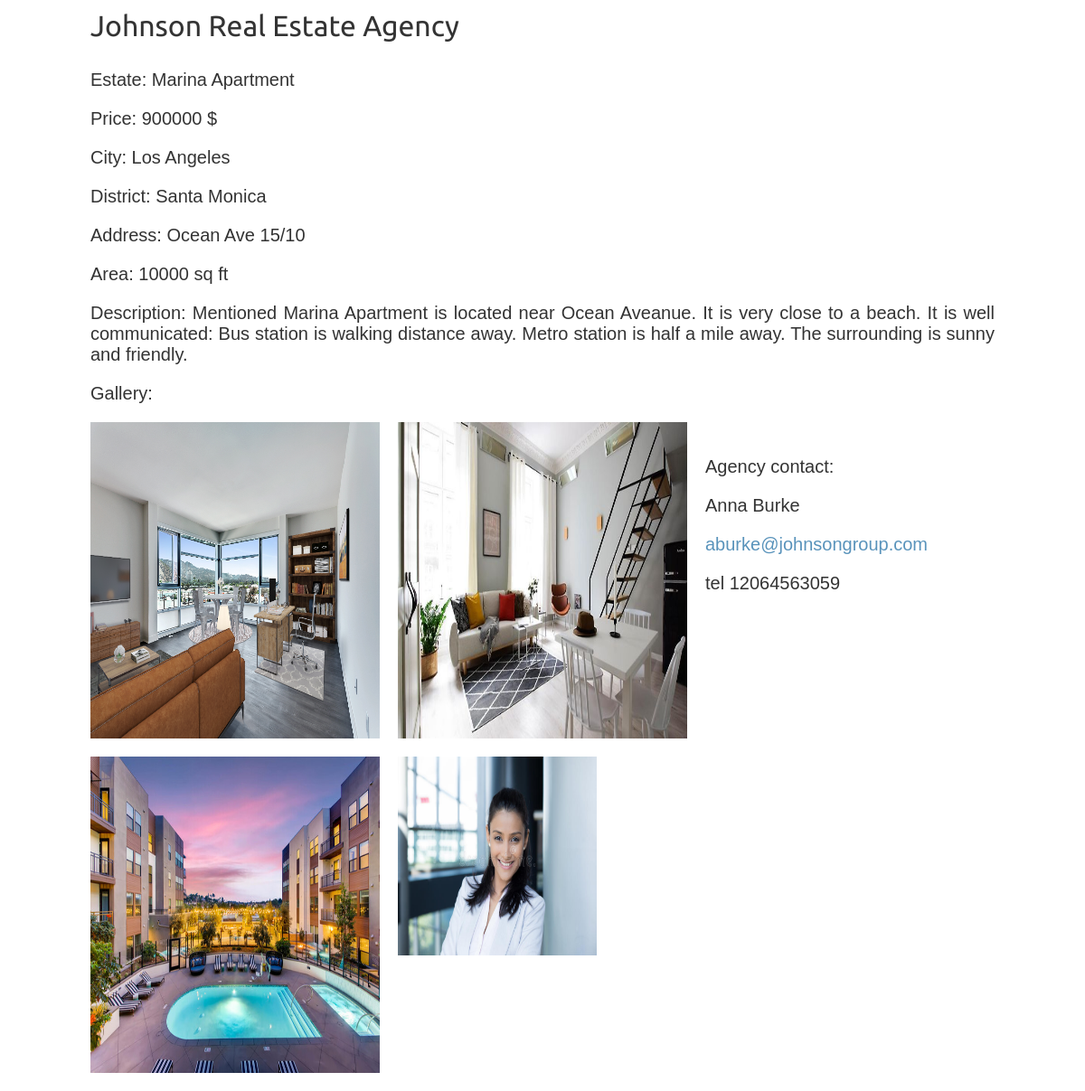
The page /1 on the database its author committed.
### agency/models.py (models this page shows, shortened)
class Estate(models.Model):
	name = models.CharField(max_length=200)
	employee = models.ForeignKey(Employee, related_name='estates', on_delete=models.CASCADE)
	city = models.CharField(max_length=200, db_index=True)
	district = models.CharField(max_length=200)
	adress = models.CharField(max_length=200)
	image1 = models.ImageField(upload_to='estates/%Y/%m/%d', blank=True)
	image2 = models.ImageField(upload_to='estates/%Y/%m/%d', blank=True)
	image3 = models.ImageField(upload_to='estates/%Y/%m/%d', blank=True)
	area = models.DecimalField(max_digits=20, decimal_places=0)
	price = models.DecimalField(max_digits=20, decimal_places=0)
	description = models.TextField(blank=True)
	class Meta:
		ordering = ('name',)
		verbose_name = 'estate'
		verbose_name_plural = 'estates'

class Employee(models.Model):
	name = models.CharField(max_length=200, db_index=True)
	image = models.ImageField(upload_to='employees/%Y/%m/%d', blank=True)
	mail = models.CharField(max_length=200, db_index=True)
	phone = models.DecimalField(max_digits=20, decimal_places=0)
	description = models.TextField(blank=True)
	class Meta:
		ordering = ('name',)
		verbose_name = 'employee'
		verbose_name_plural = 'employees'
	def __str__(self):
		return self.name

### agency/views.py (the view)
# urls.py: path('<int:id>', views.estate_detail, name='estate_detail'),
def estate_detail(request, id):
	estate = get_object_or_404(Estate, id=id)
	return render(request, 'agency/estate/detail.html', {'estate': estate})

### agency/templates/agency/estate/detail.html (shortened to what this page needs)
{% extends "agency/base.html" %}
{% load static %}
{% block content %}
	<div class="estate-detail">
		<p class="price"> Estate: {{ estate.name }} </p>
		<p class="price"> Price: {{ estate.price }} $</p>
		<p class="price">City: {{ estate.city }}</p>
		<p class="price">District: {{ estate.district }}</p>
		<p class="price">Address: {{ estate.adress }}</p>
		<p class="price">Area: {{ estate.area }} sq ft</p>
		<p class="price">Description: {{ estate.description }}</p>
		<p class="price"> Gallery:</p>
		<div class="gallery">
			<img src="{% if estate.image1 %}{{ estate.image1.url }}{% else %}
			{% static "img/no_image.png" %}{% endif %}">
			<img src="{% if estate.image2 %}{{ estate.image2.url }}{% else %}
			{% static "img/no_image.png" %}{% endif %}">
			<img src="{% if estate.image3 %}{{ estate.image3.url }}{% else %}
			{% static "img/no_image.png" %}{% endif %}">
		</div>
		<br>
		<p class="price"> Agency contact:</p>
		<div class="agency_contact">
			<p class="price">{{ estate.employee }}</p>
			<p class="price"><a href = "mailto: {{ estate.employee.mail }}">{{ estate.employee.mail }}</a></p>
			<p class="price"> tel {{ estate.employee.phone }}</p>
			<img class="employee_photo_in_detail_view" src="{% if estate.employee.image %}{{ estate.employee.image.url }}{% else %}{% static "img/no_image.png" %}{% endif %}">
		</div>
	</div>
{% endblock %}

### agency/static/css/base.css (style rules this page uses)
body { margin:0; padding:0; font-family:helvetica, sans-serif; }
a { text-decoration:none; color:#5993bb; }
.estate-detail { text-align:justify; }
.estate-detail .price { color:#333; font-size:20px; }
.estate-detail .gallery { width:100%; }
.estate-detail .agency_contact { width:100%; }
.estate-detail .agency_contact img { width:220px; height:220px; }
.estate-detail img { width:32%; height: 350px; float:left; padding:0 20px 20px 0; }

### rows shown on the page
Estate: name "Marina Apartment", price "900000", city "Los Angeles", district "Santa Monica", adress "Ocean Ave 15/10", area "10000", description "Mentioned Marina Apartment is located near Ocean Aveanue. It is very close to a beach. It is well communicated: Bus station is walking distance away. Metro station is half a mile away. The surrounding is sunny and friendly.", image1 (picture), image2 (picture), image3 (picture), employee "Anna Burke", employee.mail "aburke@johnsongroup.com", employee.phone "12064563059", employee.image (picture)
